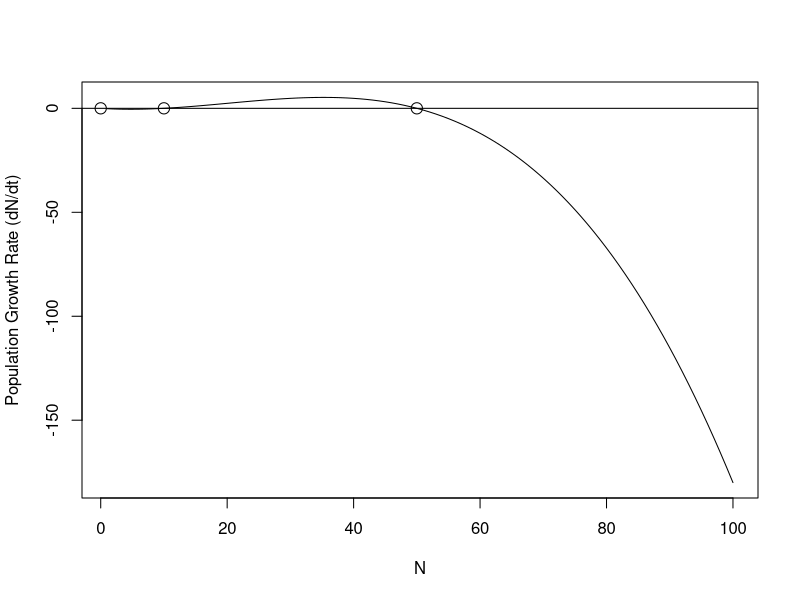
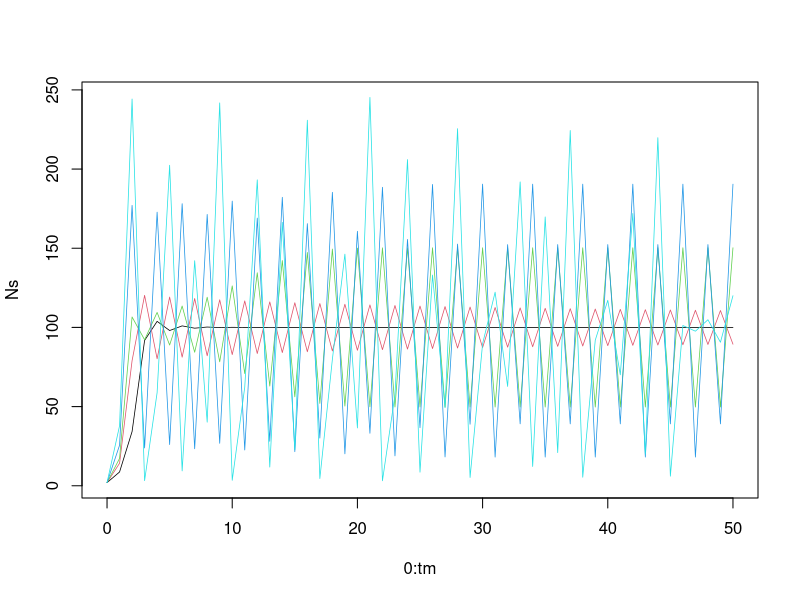
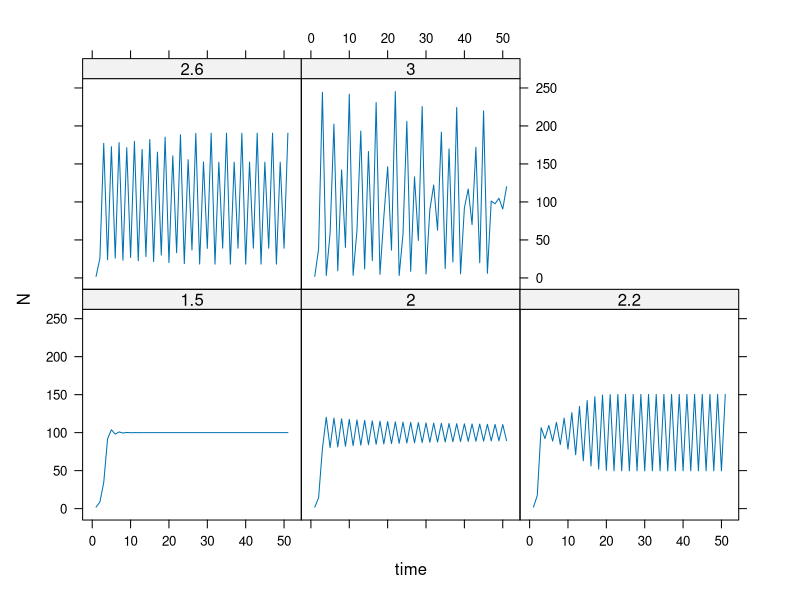

Source code (R) for these figures, in order:
## ---- chunk 1
#growth-rate
dN_dt = expression(r*N*(1-N/K)*(N/K - C/K))

#initial values
r = 1
K = 50
C = 10

partial_derivative = deriv(dN_dt, "N")
N = c(0, K, C)
eval(partial_derivative)
## ---- chunk 2
#Plotting the growth function and its equilibria
N = 1:100
plot(N, eval(dN_dt), type = "l", ylab = "Population Growth Rate (dN/dt)", xlab = "N")
abline(h = 0) 
N = c(0,10,50)
points(N, eval(dN_dt), cex = 1.5)
## ---- chunk 3
#R function of the logistic model
logistic = function(K = 100, R = 1, N0 = 2, t = 50) {
  N = c(N0, numeric(t))
  for (i in 1:t) {
    N[i + 1] = N[i]*exp(R*(1-(N[i]/K)))
  } 
  return(N)
}

#Values of r:
rs = c(1.5, 2.0, 2.2, 2.6, 3.0)

#Graphing the effects of R
Ns = data.frame(sapply(rs, function(r) logistic(R = r)))
tm = 50
matplot(0:tm, Ns, type='l', lty = 1, lwd = .75)

tmp = data.frame(R = as.factor(rs), t(Ns))

Ns2 = reshape(tmp, varying = list(2:ncol(tmp)), idvar = "R",
              v.names = "N", direction = "long")

library(lattice)
xyplot(N ~ time | R, data = Ns2, type = 'l', layout = c(3,2,1))

